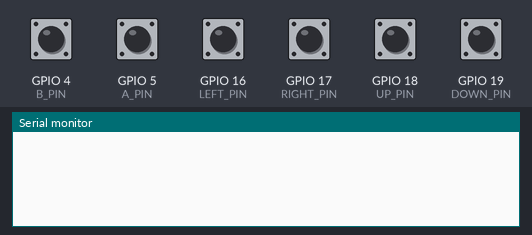
A sketch run on a simulated ESP32. On the bench: the last lines printed to the serial monitor. The inputs (shaded band) are chosen by the test bench; at power-on: GPIO 4 (B_PIN), GPIO 5 (A_PIN), GPIO 16 (LEFT_PIN), GPIO 17 (RIGHT_PIN), GPIO 18 (UP_PIN), GPIO 19 (DOWN_PIN) HIGH.

Above: at 1.2 s.
1.3 s: GPIO 4 (B_PIN) pulled LOW for 0.15 s
At 1.9 s:
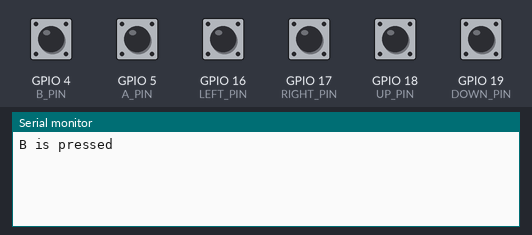
2.9 s: GPIO 5 (A_PIN) pulled LOW for 0.15 s
At 4.1 s:
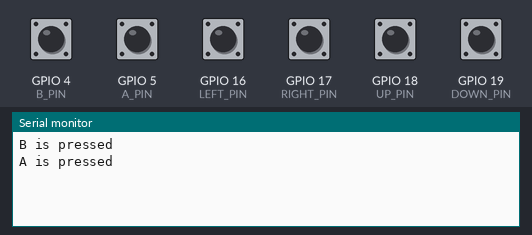
4.5 s: GPIO 16 (LEFT_PIN) pulled LOW for 0.15 s
At 5.5 s:
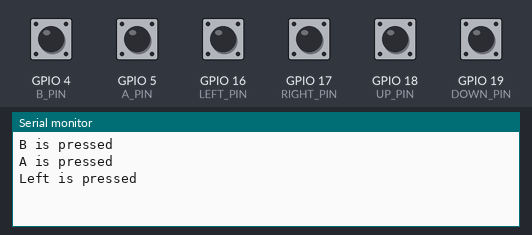
6.1 s: GPIO 17 (RIGHT_PIN) pulled LOW for 0.15 s
At 6.7 s:
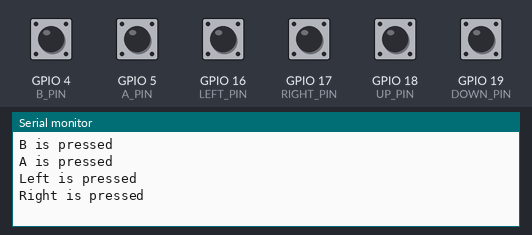
7.7 s: GPIO 18 (UP_PIN) pulled LOW for 0.15 s
At 8.9 s:
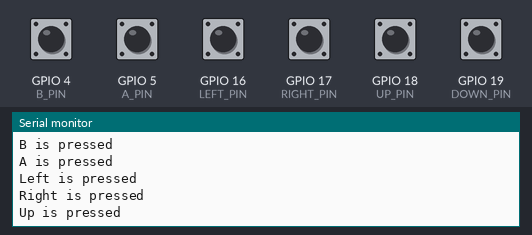
9.3 s: GPIO 19 (DOWN_PIN) pulled LOW for 0.15 s
At 10.4 s:
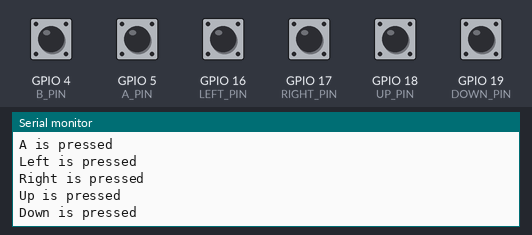

The sketch:

buttons.ino
```cpp
/*
 * This ESP32 code is created by esp32io.com
 *
 * This ESP32 code is released in the public domain
 *
 * For more detail (instruction and wiring diagram), visit https://esp32io.com/tutorials/esp32-button-toggle-led
 */

#define UP_PIN 18
#define DOWN_PIN 19
#define LEFT_PIN 16
#define RIGHT_PIN 17
#define A_PIN 5
#define B_PIN 4

struct Button{
  int pin_;
  int button_state_;       // the current state of button
  int last_button_state_;  // the previous state of button
};

Button buttonUp = {UP_PIN, 0, 0};
Button buttonDown = {DOWN_PIN, 0, 0};
Button buttonLeft = {LEFT_PIN, 0, 0};
Button buttonRight = {RIGHT_PIN, 0, 0};
Button buttonA = {A_PIN, 0, 0};
Button buttonB = {B_PIN, 0, 0};

void setup() {
  Serial.begin(9600);                // initialize serial

  // Set pin mode
  pinMode(buttonUp.pin_, INPUT_PULLUP);
  pinMode(buttonDown.pin_, INPUT_PULLUP);
  pinMode(buttonLeft.pin_, INPUT_PULLUP);
  pinMode(buttonRight.pin_, INPUT_PULLUP);
  pinMode(buttonA.pin_, INPUT_PULLUP);
  pinMode(buttonB.pin_, INPUT_PULLUP);


  // Set button state
  buttonUp.button_state_ = digitalRead(buttonUp.pin_);
  buttonDown.button_state_ = digitalRead(buttonDown.pin_);
  buttonLeft.button_state_ = digitalRead(buttonLeft.pin_);
  buttonRight.button_state_ = digitalRead(buttonRight.pin_);
  buttonA.button_state_ = digitalRead(buttonA.pin_);
  buttonB.button_state_ = digitalRead(buttonB.pin_);

}

void loop() {
  buttonUp.last_button_state_ = buttonUp.button_state_;      // save the last state
  buttonUp.button_state_ = digitalRead(buttonUp.pin_); // read new state

  buttonDown.last_button_state_ = buttonDown.button_state_;      // save the last state
  buttonDown.button_state_ = digitalRead(buttonDown.pin_); // read new state

  buttonLeft.last_button_state_ = buttonLeft.button_state_;      // save the last state
  buttonLeft.button_state_ = digitalRead(buttonLeft.pin_); // read new state

  buttonRight.last_button_state_ = buttonRight.button_state_;      // save the last state
  buttonRight.button_state_ = digitalRead(buttonRight.pin_); // read new state

  buttonA.last_button_state_ = buttonA.button_state_;      // save the last state
  buttonA.button_state_ = digitalRead(buttonA.pin_); // read new state

  buttonB.last_button_state_ = buttonB.button_state_;      // save the last state
  buttonB.button_state_ = digitalRead(buttonB.pin_); // read new state

  if (buttonUp.last_button_state_ == HIGH && buttonUp.button_state_ == LOW) {
    Serial.println("Up is pressed");
  }
  if (buttonDown.last_button_state_ == HIGH && buttonDown.button_state_ == LOW) {
    Serial.println("Down is pressed");
  }
  if (buttonLeft.last_button_state_ == HIGH && buttonLeft.button_state_ == LOW) {
    Serial.println("Left is pressed");
  }
  if (buttonRight.last_button_state_ == HIGH && buttonRight.button_state_ == LOW) {
    Serial.println("Right is pressed");
  }
  if (buttonA.last_button_state_ == HIGH && buttonA.button_state_ == LOW) {
    Serial.println("A is pressed");
  }
  if (buttonB.last_button_state_ == HIGH && buttonB.button_state_ == LOW) {
    Serial.println("B is pressed");
  }
}
```

Measured:
- after the input at 1.3 s, the serial monitor: prints a new line at once (image 1)
- after the input at 2.9 s, the serial monitor: prints a new line at once (image 2)
- after the input at 4.5 s, the serial monitor: prints a new line at once (image 3)
- after the input at 6.1 s, the serial monitor: prints a new line at once (image 4)
- after the input at 7.7 s, the serial monitor: prints a new line at once (image 5)
- after the input at 9.3 s, the serial monitor: prints a new line at once (image 6)
